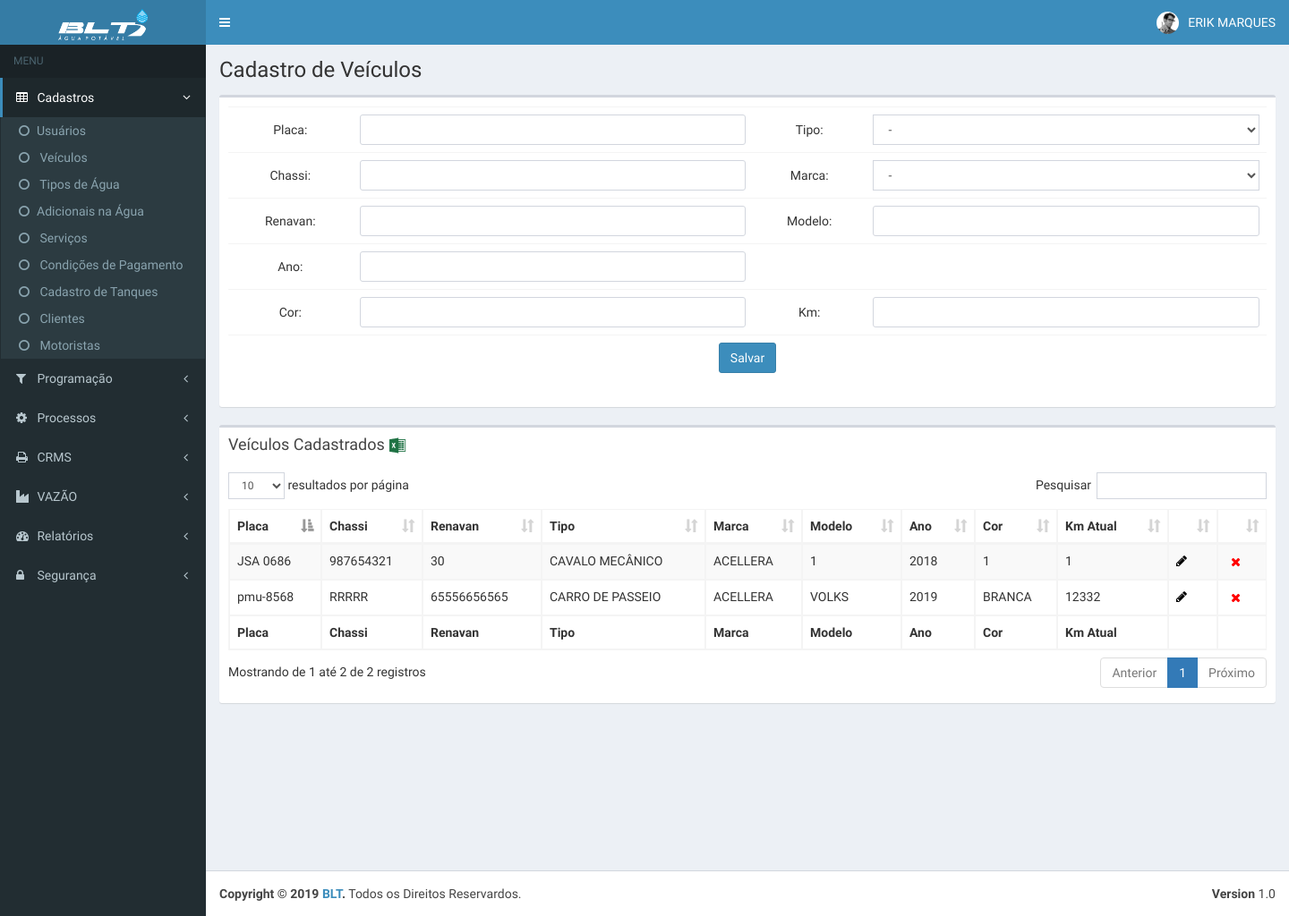
The page /pages/tables/cadVeiculos.php (signed in) on the database its author committed.
### tables this page shows
CREATE TABLE `cad_veiculo` (
  `id` int(11) NOT NULL,
  `data_inc` timestamp NOT NULL DEFAULT CURRENT_TIMESTAMP,
  `login_ad` varchar(30) NOT NULL,
  `placa` varchar(20) NOT NULL,
  `renavan` varchar(40) NOT NULL,
  `tipo` varchar(150) NOT NULL,
  `marca` varchar(50) NOT NULL,
  `modelo` varchar(100) NOT NULL,
  `ano` varchar(20) NOT NULL,
  `chassi` varchar(50) NOT NULL,
  `cor` varchar(20) NOT NULL,
  `km` varchar(15) NOT NULL
);

### _scripts/Functions.php (called while the page is built, shortened)
<?php
function dadosLogin($login){
    include "config.php";
    $sql = "SELECT * FROM login WHERE login = '$login'";
    $query = $mysqli->query($sql);
    $linha = mysqli_fetch_array($query);
    return $linha['id'];
}
function dadosUsuario($login){
    include "config.php";
    $sql = "SELECT * FROM login WHERE login = '$login'";
    $query = $mysqli->query($sql);
    $linha = mysqli_fetch_array($query);
    return array($linha['nome'],$linha['funcao']);
}
?>

### pages/tables/cadVeiculos.php (the view, shortened to what this page needs)
<?php
include "../../_scripts/Functions.php";
$login = $_SESSION['login'];
$acess = dadosAcessso(dadosLogin($login));
$nome= dadosUsuario($login);
include "../../_scripts/config.php";
?>
<!DOCTYPE html>
<html>
  <head>
    <link rel="stylesheet" href="../../bootstrap/css/bootstrap.min.css">
    <link rel="stylesheet" href="https://maxcdn.bootstrapcdn.com/font-awesome/4.4.0/css/font-awesome.min.css">
    <link rel="stylesheet" href="https://code.ionicframework.com/ionicons/2.0.1/css/ionicons.min.css">
    <link rel="stylesheet" href="../../plugins/datatables/dataTables.bootstrap.css">
    <link rel="stylesheet" href="../../dist/css/AdminLTE.min.css">
    <link rel="stylesheet" href="../../dist/css/skins/_all-skins.min.css">
  </head>
  <body class="hold-transition skin-blue sidebar-mini">
    <div class="wrapper">
      <?php include "../../header.php"; ?>
      <aside class="main-sidebar">
        <section class="sidebar">
          <?php include "../../menu.php";  ?>
        </section>
      </aside>
      <div class="content-wrapper">
        <section class="content-header">
           <h1>
            Cadastro de Veículos
            <small>&nbsp;</small>
          </h1>
        </section>
        <section class="content">
          <div class="row">
            <div class="col-xs-12">
              <div class="box">
                <div class="box-body">
                  <form id="formulario" method="post" action="../../_scripts/salvar.php" role="form">
                  <table class="table" style="box-shadow: 0px 0px 1px #fff;border-radius: 3px;">
                  <tr>
                    <td style="vertical-align: middle;text-align: center">Placa:</td>
                    <td>
                    <input type="text" style="border-radius: 3px" required="" class="form-control" name="cp1">
                    </td>
                    <td style="vertical-align: middle;text-align: center">Tipo:</td>
                    <td>
                    <select name="cp3" class="form-control">
                      <option value="-">-</option>
                    </select>
                    </td>
                  </tr>
                  <tr>
                    <td style="vertical-align: middle;text-align: center">Chassi:</td>
                    <td>
                    <input type="text" style="border-radius: 3px" required="" class="form-control" name="cp7">
                    </td>
                    <td style="vertical-align: middle;text-align: center">Marca:</td>
                    <td>
                    <select name="cp4" class="form-control">
                      <option value="-">-</option>
                    </select>
                    </td>
                  </tr>
                  <tr>
                    <td style="vertical-align: middle;text-align: center">Renavan:</td>
                    <td>
                    <input type="number" style="border-radius: 3px" required="" class="form-control" name="cp2">
                    </td>
                    <td style="vertical-align: middle;text-align: center">Modelo:</td>
                    <td>
                    <input type="text" style="border-radius: 3px" required="" class="form-control" name="cp5">
                    </td>
                  </tr>
                  <tr>
                  <tr>
                  <td style="vertical-align: middle;text-align: center">Ano:</td>
                  <td>
                  <input type="number" style="border-radius: 3px" required="" class="form-control" name="cp6">
                  </td>
                  <td style="vertical-align: middle;text-align: center">&nbsp;</td>
                  <td style="vertical-align: middle">
                  </td>
                  </tr>
                  <tr>
                  <td style="vertical-align: middle;text-align: center">Cor:</td>
                  <td>
                  <input type="text" style="border-radius: 3px" required="" class="form-control" name="cp8">
                  </td>
                  <td style="vertical-align: middle;text-align: center">Km:</td>
                  <td>
                  <input type="text" style="border-radius: 3px" required="" class="form-control" name="cp9">
                  </td>
                  </tr>
                  <tr>
                  <td style="text-align: center" colspan="4">
                  <input type="submit" value="Salvar" class="btn btn-primary">
                  </td>
                  </tr>
                  </table>
                  </form>
                </div>
              </div>
              <div class="box">
                <div class="box-header">
                  <h3 class="box-title">Veículos Cadastrados
                  <a href="../../exports/baixarexcel.php"><img src="../../images/exccel.png" width="20" height="20"></a>
                  </h3>
                </div>
                <div class="box-body">
                  <table id="example1" class="table table-bordered table-striped">
                    <thead>
                      <tr>
                        <th>Placa</th>
                        <th>Chassi</th>
                        <th>Renavan</th>
                        <th>Tipo</th>
                        <th>Marca</th>
                        <th>Modelo</th>
                        <th>Ano</th>
                        <th>Cor</th>
                        <th>Km Atual</th>
                        <th>&nbsp;</th>
                        <th>&nbsp;</th>
                      </tr>
                    </thead>
                    <tbody>
                      <?php
                          $sql = "SELECT *
                          FROM cad_veiculo
                          ORDER BY marca ASC";
                          $query = $mysqli->query($sql);
                          while ($dados = $query->fetch_array()) {
                      ?>
                      <tr>
                        <td><?php echo $dados['placa'];?></td>
                        <td><?php echo $dados['chassi'];?></td>
                        <td><?php echo $dados['renavan'];?></td>
                        <td><?php echo utf8_encode($dados['tipo']);?></td>
                        <td><?php echo $dados['marca'];?></td>
                        <td><?php echo $dados['modelo'];?></td>
                        <td><?php echo $dados['ano'];?></td>
                        <td><?php echo $dados['cor'];?></td>
                        <td><?php echo $dados['km'];?></td>
                        <td>
                          <a href="<?php echo $base_url; ?>/pages/tables/altCadVeiculos.php?id=<?php echo $dados['id'];?>" style="color:#000;">
                            <i class="fa fa-pencil"></i>
                          </a>
                        </td>
                        <td>
                          <form id="formulario2" method="post" action="../../_scripts/delet.php" role="form">
                              <button type="submit" value="submit" style="border: 0px; background: none">
                                <i style="color: red" class="fa fa-close"></i>
                              </button>
                          </form>
                        </td>
                      </tr>
                    <?php }  ?>
                  </tbody>
                  <tfoot>
                    <tr>
                        <th>Placa</th>
                        <th>Chassi</th>
                        <th>Renavan</th>
                        <th>Tipo</th>
                        <th>Marca</th>
                        <th>Modelo</th>
                        <th>Ano</th>
                        <th>Cor</th>
                        <th>Km Atual</th>
                        <th>&nbsp;</th>
                        <th>&nbsp;</th>
                    </tr>
                </tfoot>
                  </table>
                </div>
              </div>
            </div>
          </div>
        </section>
      </div>
      <footer class="main-footer">
        <div class="pull-right hidden-xs">
          <b>Version</b> 1.0
        </div>
        <strong>Copyright &copy; 2019 <a href="#">BLT</a>.</strong> Todos os Direitos Reservardos.
      </footer>
    </div>
  </body>
</html>

### header.php (shortened to what this page needs)
<header class="main-header">
        <a href="../../index.php" class="logo">
          <span class="logo-lg"><img src="../../images/logo3.png" width="50%" height="50%"></span>
        </a>
        <nav class="navbar navbar-static-top" role="navigation">
          <a href="#" class="sidebar-toggle" data-toggle="offcanvas" role="button">
          </a>
          <div class="navbar-custom-menu">
            <ul class="nav navbar-nav">
              <li class="dropdown user user-menu">
                <a href="#" class="dropdown-toggle" data-toggle="dropdown">
                  <img src="../../dist/img/user2-160x160.jpg" class="user-image" alt="User Image">
                  <span class="hidden-xs"><?php echo $nome[0]; ?></span>
                </a>
              </li>
            </ul>
          </div>
        </nav>
      </header>

### rows shown on the page
cad_veiculo: placa "JSA 0686", chassi "987654321", renavan "30", tipo "CAVALO MECÂNICO", marca "ACELLERA", modelo "1", ano "2018", cor "1", km "1"
cad_veiculo: placa "pmu-8568", chassi "RRRRR", renavan "65556656565", tipo "CARRO DE PASSEIO", marca "ACELLERA", modelo "VOLKS", ano "2019", cor "BRANCA", km "12332"

### other values the page prints
$nome[0] "ERIK MARQUES"
